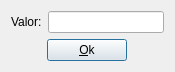
<?xml version="1.0" encoding="UTF-8"?>
<ui version="4.0">
 <class>Dialog</class>
 <widget class="QDialog" name="Dialog">
  <property name="geometry">
   <rect>
    <x>0</x>
    <y>0</y>
    <width>175</width>
    <height>69</height>
   </rect>
  </property>
  <property name="windowTitle">
   <string>Dialog</string>
  </property>
  <layout class="QVBoxLayout" name="verticalLayout">
   <item>
    <layout class="QHBoxLayout" name="HL1">
     <item>
      <widget class="QLabel" name="lblValor">
       <property name="text">
        <string>Valor:</string>
       </property>
      </widget>
     </item>
     <item>
      <widget class="QLineEdit" name="txtValor">
       <property name="text">
        <string/>
       </property>
      </widget>
     </item>
    </layout>
   </item>
   <item alignment="Qt::AlignHCenter">
    <widget class="QPushButton" name="btnOk">
     <property name="sizePolicy">
      <sizepolicy hsizetype="Fixed" vsizetype="Fixed">
       <horstretch>0</horstretch>
       <verstretch>0</verstretch>
      </sizepolicy>
     </property>
     <property name="text">
      <string>&amp;Ok</string>
     </property>
    </widget>
   </item>
  </layout>
 </widget>
 <resources/>
 <connections/>
</ui>
